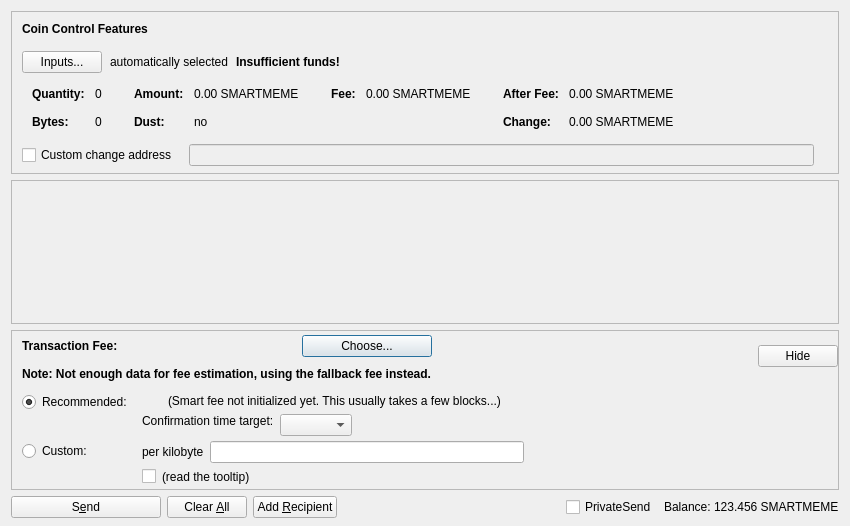
<?xml version="1.0" encoding="UTF-8"?>
<ui version="4.0">
 <class>SendCoinsDialog</class>
 <widget class="QDialog" name="SendCoinsDialog">
  <property name="geometry">
   <rect>
    <x>0</x>
    <y>0</y>
    <width>850</width>
    <height>526</height>
   </rect>
  </property>
  <property name="windowTitle">
   <string>Send Coins</string>
  </property>
  <layout class="QVBoxLayout" name="verticalLayout" stretch="0,1,0,0">
   <property name="bottomMargin">
    <number>8</number>
   </property>
   <item>
    <widget class="QFrame" name="frameCoinControl">
     <property name="sizePolicy">
      <sizepolicy hsizetype="Expanding" vsizetype="Expanding">
       <horstretch>0</horstretch>
       <verstretch>0</verstretch>
      </sizepolicy>
     </property>
     <property name="maximumSize">
      <size>
       <width>16777215</width>
       <height>16777215</height>
      </size>
     </property>
     <property name="frameShape">
      <enum>QFrame::StyledPanel</enum>
     </property>
     <property name="frameShadow">
      <enum>QFrame::Sunken</enum>
     </property>
     <layout class="QVBoxLayout" name="verticalLayoutCoinControl2">
      <property name="spacing">
       <number>0</number>
      </property>
      <property name="leftMargin">
       <number>0</number>
      </property>
      <property name="topMargin">
       <number>0</number>
      </property>
      <property name="rightMargin">
       <number>0</number>
      </property>
      <property name="bottomMargin">
       <number>6</number>
      </property>
      <item>
       <layout class="QVBoxLayout" name="verticalLayoutCoinControl" stretch="0,0,0,0,1">
        <property name="spacing">
         <number>0</number>
        </property>
        <property name="leftMargin">
         <number>10</number>
        </property>
        <property name="topMargin">
         <number>10</number>
        </property>
        <item>
         <layout class="QHBoxLayout" name="horizontalLayoutCoinControl1">
          <property name="bottomMargin">
           <number>15</number>
          </property>
          <item>
           <widget class="QLabel" name="labelCoinControlFeatures">
            <property name="sizePolicy">
             <sizepolicy hsizetype="Preferred" vsizetype="Maximum">
              <horstretch>0</horstretch>
              <verstretch>0</verstretch>
             </sizepolicy>
            </property>
            <property name="font">
             <font>
              <weight>75</weight>
              <bold>true</bold>
             </font>
            </property>
            <property name="styleSheet">
             <string notr="true">font-weight:bold;</string>
            </property>
            <property name="text">
             <string>Coin Control Features</string>
            </property>
           </widget>
          </item>
         </layout>
        </item>
        <item>
         <layout class="QHBoxLayout" name="horizontalLayoutCoinControl2" stretch="0,0,0,0">
          <property name="spacing">
           <number>8</number>
          </property>
          <property name="bottomMargin">
           <number>10</number>
          </property>
          <item>
           <widget class="QPushButton" name="pushButtonCoinControl">
            <property name="styleSheet">
             <string notr="true"/>
            </property>
            <property name="text">
             <string>Inputs...</string>
            </property>
            <property name="autoDefault">
             <bool>false</bool>
            </property>
           </widget>
          </item>
          <item>
           <widget class="QLabel" name="labelCoinControlAutomaticallySelected">
            <property name="text">
             <string>automatically selected</string>
            </property>
            <property name="margin">
             <number>5</number>
            </property>
           </widget>
          </item>
          <item>
           <widget class="QLabel" name="labelCoinControlInsuffFunds">
            <property name="font">
             <font>
              <weight>75</weight>
              <bold>true</bold>
             </font>
            </property>
            <property name="styleSheet">
             <string notr="true">font-weight:bold;</string>
            </property>
            <property name="text">
             <string>Insufficient funds!</string>
            </property>
            <property name="margin">
             <number>5</number>
            </property>
           </widget>
          </item>
          <item>
           <spacer name="horizontalSpacerCoinControl">
            <property name="orientation">
             <enum>Qt::Horizontal</enum>
            </property>
            <property name="sizeHint" stdset="0">
             <size>
              <width>40</width>
              <height>1</height>
             </size>
            </property>
           </spacer>
          </item>
         </layout>
        </item>
        <item>
         <widget class="QWidget" name="widgetCoinControl" native="true">
          <property name="sizePolicy">
           <sizepolicy hsizetype="Preferred" vsizetype="Preferred">
            <horstretch>0</horstretch>
            <verstretch>0</verstretch>
           </sizepolicy>
          </property>
          <property name="minimumSize">
           <size>
            <width>0</width>
            <height>0</height>
           </size>
          </property>
          <property name="styleSheet">
           <string notr="true"/>
          </property>
          <layout class="QHBoxLayout" name="horizontalLayoutCoinControl5">
           <property name="leftMargin">
            <number>0</number>
           </property>
           <property name="topMargin">
            <number>0</number>
           </property>
           <property name="rightMargin">
            <number>0</number>
           </property>
           <property name="bottomMargin">
            <number>0</number>
           </property>
           <item>
            <layout class="QHBoxLayout" name="horizontalLayoutCoinControl3" stretch="0,0,0,1">
             <property name="spacing">
              <number>20</number>
             </property>
             <property name="topMargin">
              <number>0</number>
             </property>
             <property name="bottomMargin">
              <number>10</number>
             </property>
             <item>
              <layout class="QFormLayout" name="formLayoutCoinControl1">
               <property name="horizontalSpacing">
                <number>10</number>
               </property>
               <property name="verticalSpacing">
                <number>14</number>
               </property>
               <property name="leftMargin">
                <number>10</number>
               </property>
               <property name="topMargin">
                <number>4</number>
               </property>
               <property name="rightMargin">
                <number>6</number>
               </property>
               <item row="0" column="0">
                <widget class="QLabel" name="labelCoinControlQuantityText">
                 <property name="font">
                  <font>
                   <weight>75</weight>
                   <bold>true</bold>
                  </font>
                 </property>
                 <property name="text">
                  <string>Quantity:</string>
                 </property>
                 <property name="margin">
                  <number>0</number>
                 </property>
                </widget>
               </item>
               <item row="0" column="1">
                <widget class="QLabel" name="labelCoinControlQuantity">
                 <property name="cursor">
                  <cursorShape>IBeamCursor</cursorShape>
                 </property>
                 <property name="contextMenuPolicy">
                  <enum>Qt::ActionsContextMenu</enum>
                 </property>
                 <property name="text">
                  <string notr="true">0</string>
                 </property>
                 <property name="margin">
                  <number>0</number>
                 </property>
                 <property name="textInteractionFlags">
                  <set>Qt::LinksAccessibleByMouse|Qt::TextSelectableByKeyboard|Qt::TextSelectableByMouse</set>
                 </property>
                </widget>
               </item>
               <item row="1" column="0">
                <widget class="QLabel" name="labelCoinControlBytesText">
                 <property name="font">
                  <font>
                   <weight>75</weight>
                   <bold>true</bold>
                  </font>
                 </property>
                 <property name="text">
                  <string>Bytes:</string>
                 </property>
                </widget>
               </item>
               <item row="1" column="1">
                <widget class="QLabel" name="labelCoinControlBytes">
                 <property name="cursor">
                  <cursorShape>IBeamCursor</cursorShape>
                 </property>
                 <property name="contextMenuPolicy">
                  <enum>Qt::ActionsContextMenu</enum>
                 </property>
                 <property name="text">
                  <string notr="true">0</string>
                 </property>
                 <property name="textInteractionFlags">
                  <set>Qt::LinksAccessibleByMouse|Qt::TextSelectableByKeyboard|Qt::TextSelectableByMouse</set>
                 </property>
                </widget>
               </item>
              </layout>
             </item>
             <item>
              <layout class="QFormLayout" name="formLayoutCoinControl2">
               <property name="horizontalSpacing">
                <number>10</number>
               </property>
               <property name="verticalSpacing">
                <number>14</number>
               </property>
               <property name="leftMargin">
                <number>6</number>
               </property>
               <property name="topMargin">
                <number>4</number>
               </property>
               <property name="rightMargin">
                <number>6</number>
               </property>
               <item row="0" column="0">
                <widget class="QLabel" name="labelCoinControlAmountText">
                 <property name="font">
                  <font>
                   <weight>75</weight>
                   <bold>true</bold>
                  </font>
                 </property>
                 <property name="text">
                  <string>Amount:</string>
                 </property>
                 <property name="margin">
                  <number>0</number>
                 </property>
                </widget>
               </item>
               <item row="0" column="1">
                <widget class="QLabel" name="labelCoinControlAmount">
                 <property name="cursor">
                  <cursorShape>IBeamCursor</cursorShape>
                 </property>
                 <property name="contextMenuPolicy">
                  <enum>Qt::ActionsContextMenu</enum>
                 </property>
                 <property name="text">
                  <string notr="true">0.00 SMARTMEME</string>
                 </property>
                 <property name="textInteractionFlags">
                  <set>Qt::LinksAccessibleByMouse|Qt::TextSelectableByKeyboard|Qt::TextSelectableByMouse</set>
                 </property>
                </widget>
               </item>
               <item row="1" column="0">
                <widget class="QLabel" name="labelCoinControlLowOutputText">
                 <property name="font">
                  <font>
                   <weight>75</weight>
                   <bold>true</bold>
                  </font>
                 </property>
                 <property name="text">
                  <string>Dust:</string>
                 </property>
                </widget>
               </item>
               <item row="1" column="1">
                <widget class="QLabel" name="labelCoinControlLowOutput">
                 <property name="cursor">
                  <cursorShape>IBeamCursor</cursorShape>
                 </property>
                 <property name="contextMenuPolicy">
                  <enum>Qt::ActionsContextMenu</enum>
                 </property>
                 <property name="text">
                  <string notr="true">no</string>
                 </property>
                 <property name="textInteractionFlags">
                  <set>Qt::LinksAccessibleByMouse|Qt::TextSelectableByKeyboard|Qt::TextSelectableByMouse</set>
                 </property>
                </widget>
               </item>
              </layout>
             </item>
             <item>
              <layout class="QFormLayout" name="formLayoutCoinControl3">
               <property name="horizontalSpacing">
                <number>10</number>
               </property>
               <property name="verticalSpacing">
                <number>14</number>
               </property>
               <property name="leftMargin">
                <number>6</number>
               </property>
               <property name="topMargin">
                <number>4</number>
               </property>
               <property name="rightMargin">
                <number>6</number>
               </property>
               <item row="0" column="0">
                <widget class="QLabel" name="labelCoinControlFeeText">
                 <property name="font">
                  <font>
                   <weight>75</weight>
                   <bold>true</bold>
                  </font>
                 </property>
                 <property name="text">
                  <string>Fee:</string>
                 </property>
                 <property name="margin">
                  <number>0</number>
                 </property>
                </widget>
               </item>
               <item row="0" column="1">
                <widget class="QLabel" name="labelCoinControlFee">
                 <property name="cursor">
                  <cursorShape>IBeamCursor</cursorShape>
                 </property>
                 <property name="contextMenuPolicy">
                  <enum>Qt::ActionsContextMenu</enum>
                 </property>
                 <property name="text">
                  <string notr="true">0.00 SMARTMEME</string>
                 </property>
                 <property name="textInteractionFlags">
                  <set>Qt::LinksAccessibleByMouse|Qt::TextSelectableByKeyboard|Qt::TextSelectableByMouse</set>
                 </property>
                </widget>
               </item>
              </layout>
             </item>
             <item>
              <layout class="QFormLayout" name="formLayoutCoinControl4">
               <property name="horizontalSpacing">
                <number>10</number>
               </property>
               <property name="verticalSpacing">
                <number>14</number>
               </property>
               <property name="leftMargin">
                <number>6</number>
               </property>
               <property name="topMargin">
                <number>4</number>
               </property>
               <property name="rightMargin">
                <number>6</number>
               </property>
               <item row="0" column="0">
                <widget class="QLabel" name="labelCoinControlAfterFeeText">
                 <property name="font">
                  <font>
                   <weight>75</weight>
                   <bold>true</bold>
                  </font>
                 </property>
                 <property name="text">
                  <string>After Fee:</string>
                 </property>
                 <property name="margin">
                  <number>0</number>
                 </property>
                </widget>
               </item>
               <item row="0" column="1">
                <widget class="QLabel" name="labelCoinControlAfterFee">
                 <property name="cursor">
                  <cursorShape>IBeamCursor</cursorShape>
                 </property>
                 <property name="contextMenuPolicy">
                  <enum>Qt::ActionsContextMenu</enum>
                 </property>
                 <property name="text">
                  <string notr="true">0.00 SMARTMEME</string>
                 </property>
                 <property name="textInteractionFlags">
                  <set>Qt::LinksAccessibleByMouse|Qt::TextSelectableByKeyboard|Qt::TextSelectableByMouse</set>
                 </property>
                </widget>
               </item>
               <item row="1" column="0">
                <widget class="QLabel" name="labelCoinControlChangeText">
                 <property name="font">
                  <font>
                   <weight>75</weight>
                   <bold>true</bold>
                  </font>
                 </property>
                 <property name="text">
                  <string>Change:</string>
                 </property>
                </widget>
               </item>
               <item row="1" column="1">
                <widget class="QLabel" name="labelCoinControlChange">
                 <property name="cursor">
                  <cursorShape>IBeamCursor</cursorShape>
                 </property>
                 <property name="contextMenuPolicy">
                  <enum>Qt::ActionsContextMenu</enum>
                 </property>
                 <property name="text">
                  <string notr="true">0.00 SMARTMEME</string>
                 </property>
                 <property name="textInteractionFlags">
                  <set>Qt::LinksAccessibleByMouse|Qt::TextSelectableByKeyboard|Qt::TextSelectableByMouse</set>
                 </property>
                </widget>
               </item>
              </layout>
             </item>
            </layout>
           </item>
          </layout>
         </widget>
        </item>
        <item>
         <layout class="QHBoxLayout" name="horizontalLayoutCoinControl4" stretch="0,0,0">
          <property name="spacing">
           <number>12</number>
          </property>
          <property name="sizeConstraint">
           <enum>QLayout::SetDefaultConstraint</enum>
          </property>
          <property name="topMargin">
           <number>5</number>
          </property>
          <property name="rightMargin">
           <number>5</number>
          </property>
          <item>
           <widget class="QCheckBox" name="checkBoxCoinControlChange">
            <property name="toolTip">
             <string>If this is activated, but the change address is empty or invalid, change will be sent to a newly generated address.</string>
            </property>
            <property name="text">
             <string>Custom change address</string>
            </property>
           </widget>
          </item>
          <item>
           <widget class="QValidatedLineEdit" name="lineEditCoinControlChange">
            <property name="enabled">
             <bool>false</bool>
            </property>
            <property name="sizePolicy">
             <sizepolicy hsizetype="Expanding" vsizetype="Fixed">
              <horstretch>0</horstretch>
              <verstretch>0</verstretch>
             </sizepolicy>
            </property>
           </widget>
          </item>
          <item>
           <widget class="QLabel" name="labelCoinControlChangeLabel">
            <property name="sizePolicy">
             <sizepolicy hsizetype="Preferred" vsizetype="Expanding">
              <horstretch>0</horstretch>
              <verstretch>0</verstretch>
             </sizepolicy>
            </property>
            <property name="minimumSize">
             <size>
              <width>0</width>
              <height>0</height>
             </size>
            </property>
            <property name="text">
             <string/>
            </property>
            <property name="margin">
             <number>3</number>
            </property>
           </widget>
          </item>
         </layout>
        </item>
        <item>
         <spacer name="verticalSpacerCoinControl">
          <property name="orientation">
           <enum>Qt::Vertical</enum>
          </property>
          <property name="sizeHint" stdset="0">
           <size>
            <width>800</width>
            <height>1</height>
           </size>
          </property>
         </spacer>
        </item>
       </layout>
      </item>
     </layout>
    </widget>
   </item>
   <item>
    <widget class="QScrollArea" name="scrollArea">
     <property name="widgetResizable">
      <bool>true</bool>
     </property>
     <widget class="QWidget" name="scrollAreaWidgetContents">
      <property name="geometry">
       <rect>
        <x>0</x>
        <y>0</y>
        <width>830</width>
        <height>68</height>
       </rect>
      </property>
      <layout class="QVBoxLayout" name="verticalLayout_2" stretch="0,1">
       <property name="leftMargin">
        <number>0</number>
       </property>
       <property name="topMargin">
        <number>0</number>
       </property>
       <property name="rightMargin">
        <number>0</number>
       </property>
       <property name="bottomMargin">
        <number>0</number>
       </property>
       <item>
        <layout class="QVBoxLayout" name="entries">
         <property name="spacing">
          <number>6</number>
         </property>
        </layout>
       </item>
       <item>
        <spacer name="verticalSpacer">
         <property name="orientation">
          <enum>Qt::Vertical</enum>
         </property>
         <property name="sizeHint" stdset="0">
          <size>
           <width>20</width>
           <height>40</height>
          </size>
         </property>
        </spacer>
       </item>
      </layout>
     </widget>
    </widget>
   </item>
   <item>
    <widget class="QFrame" name="frameFee">
     <property name="sizePolicy">
      <sizepolicy hsizetype="Expanding" vsizetype="Expanding">
       <horstretch>0</horstretch>
       <verstretch>0</verstretch>
      </sizepolicy>
     </property>
     <property name="maximumSize">
      <size>
       <width>16777215</width>
       <height>16777215</height>
      </size>
     </property>
     <property name="frameShape">
      <enum>QFrame::StyledPanel</enum>
     </property>
     <property name="frameShadow">
      <enum>QFrame::Sunken</enum>
     </property>
     <layout class="QVBoxLayout" name="verticalLayoutFee1">
      <property name="spacing">
       <number>0</number>
      </property>
      <property name="leftMargin">
       <number>0</number>
      </property>
      <property name="topMargin">
       <number>0</number>
      </property>
      <property name="rightMargin">
       <number>0</number>
      </property>
      <property name="bottomMargin">
       <number>0</number>
      </property>
      <item>
       <layout class="QVBoxLayout" name="verticalLayoutFee2" stretch="0,0,0">
        <property name="spacing">
         <number>0</number>
        </property>
        <property name="leftMargin">
         <number>10</number>
        </property>
        <property name="topMargin">
         <number>0</number>
        </property>
        <item>
         <layout class="QHBoxLayout" name="horizontalLayoutFee1">
          <property name="bottomMargin">
           <number>0</number>
          </property>
          <item>
           <layout class="QVBoxLayout" name="verticalLayoutFee7">
            <property name="spacing">
             <number>0</number>
            </property>
            <item>
             <spacer name="verticalSpacerSmartFee">
              <property name="orientation">
               <enum>Qt::Vertical</enum>
              </property>
              <property name="sizeType">
               <enum>QSizePolicy::Fixed</enum>
              </property>
              <property name="sizeHint" stdset="0">
               <size>
                <width>1</width>
                <height>4</height>
               </size>
              </property>
             </spacer>
            </item>
            <item>
             <layout class="QHBoxLayout" name="horizontalLayoutSmartFee">
              <property name="spacing">
               <number>10</number>
              </property>
              <item>
               <widget class="QLabel" name="labelFeeHeadline">
                <property name="sizePolicy">
                 <sizepolicy hsizetype="Preferred" vsizetype="Maximum">
                  <horstretch>0</horstretch>
                  <verstretch>0</verstretch>
                 </sizepolicy>
                </property>
                <property name="font">
                 <font>
                  <weight>75</weight>
                  <bold>true</bold>
                 </font>
                </property>
                <property name="styleSheet">
                 <string notr="true">font-weight:bold;</string>
                </property>
                <property name="text">
                 <string>Transaction Fee:</string>
                </property>
               </widget>
              </item>
              <item>
               <widget class="QLabel" name="labelFeeMinimized">
                <property name="text">
                 <string/>
                </property>
               </widget>
              </item>
              <item>
               <widget class="QPushButton" name="buttonChooseFee">
                <property name="text">
                 <string>Choose...</string>
                </property>
               </widget>
              </item>
             </layout>
            </item>
            <item>
             <spacer name="verticalSpacer_7">
              <property name="orientation">
               <enum>Qt::Vertical</enum>
              </property>
              <property name="sizeHint" stdset="0">
               <size>
                <width>1</width>
                <height>10</height>
               </size>
              </property>
             </spacer>
            </item>
            <item>
             <widget class="QLabel" name="fallbackFeeWarningLabel">
              <property name="font">
               <font>
                <weight>75</weight>
                <bold>true</bold>
               </font>
              </property>
              <property name="toolTip">
               <string>Using the fallbackfee can result in sending a transaction that will take several hours or days (or never) to confirm. Consider choosing your fee manually or wait until you have validated the complete chain.</string>
              </property>
              <property name="text">
               <string>Note: Not enough data for fee estimation, using the fallback fee instead.</string>
              </property>
              <property name="wordWrap">
               <bool>false</bool>
              </property>
             </widget>
            </item>
            <item>
             <spacer name="verticalSpacer_5">
              <property name="orientation">
               <enum>Qt::Vertical</enum>
              </property>
              <property name="sizeHint" stdset="0">
               <size>
                <width>1</width>
                <height>1</height>
               </size>
              </property>
             </spacer>
            </item>
           </layout>
          </item>
          <item>
           <spacer name="horizontalSpacer_4">
            <property name="orientation">
             <enum>Qt::Horizontal</enum>
            </property>
            <property name="sizeHint" stdset="0">
             <size>
              <width>1</width>
              <height>1</height>
             </size>
            </property>
           </spacer>
          </item>
          <item>
           <widget class="QPushButton" name="buttonMinimizeFee">
            <property name="toolTip">
             <string>collapse fee-settings</string>
            </property>
            <property name="text">
             <string>Hide</string>
            </property>
           </widget>
          </item>
         </layout>
        </item>
        <item>
         <widget class="QFrame" name="frameFeeSelection">
          <layout class="QVBoxLayout" name="verticalLayoutFee12">
           <property name="spacing">
            <number>0</number>
           </property>
           <property name="leftMargin">
            <number>0</number>
           </property>
           <property name="topMargin">
            <number>0</number>
           </property>
           <property name="rightMargin">
            <number>0</number>
           </property>
           <property name="bottomMargin">
            <number>0</number>
           </property>
           <item>
            <layout class="QGridLayout" name="gridLayoutFee">
             <property name="topMargin">
              <number>10</number>
             </property>
             <property name="bottomMargin">
              <number>4</number>
             </property>
             <property name="horizontalSpacing">
              <number>10</number>
             </property>
             <property name="verticalSpacing">
              <number>4</number>
             </property>
             <item row="1" column="1">
              <layout class="QVBoxLayout" name="verticalLayoutFee8">
               <property name="spacing">
                <number>6</number>
               </property>
               <item>
                <layout class="QHBoxLayout" name="horizontalLayoutFee13">
                 <item>
                  <widget class="QLabel" name="labelCustomPerKilobyte">
                   <property name="toolTip">
                    <string>If the custom fee is set to 1000 duffs and the transaction is only 250 bytes, then &quot;per kilobyte&quot; only pays 250 duffs in fee,&lt;br /&gt;while &quot;at least&quot; pays 1000 duffs. For transactions bigger than a kilobyte both pay by kilobyte.</string>
                   </property>
                   <property name="text">
                    <string>per kilobyte</string>
                   </property>
                  </widget>
                 </item>
                 <item>
                  <widget class="BitcoinAmountField" name="customFee"/>
                 </item>
                 <item>
                  <spacer name="horizontalSpacer_6">
                   <property name="orientation">
                    <enum>Qt::Horizontal</enum>
                   </property>
                   <property name="sizeHint" stdset="0">
                    <size>
                     <width>1</width>
                     <height>1</height>
                    </size>
                   </property>
                  </spacer>
                 </item>
                </layout>
               </item>
               <item>
                <layout class="QHBoxLayout" name="horizontalLayoutFee8">
                 <item>
                  <widget class="QCheckBox" name="checkBoxMinimumFee">
                   <property name="toolTip">
                    <string>Paying only the minimum fee is just fine as long as there is less transaction volume than space in the blocks.&lt;br /&gt;But be aware that this can end up in a never confirming transaction once there is more demand for smartmeme transactions than the network can process.</string>
                   </property>
                   <property name="text">
                    <string/>
                   </property>
                  </widget>
                 </item>
                 <item>
                  <widget class="QLabel" name="labelMinFeeWarning">
                   <property name="enabled">
                    <bool>true</bool>
                   </property>
                   <property name="toolTip">
                    <string>Paying only the minimum fee is just fine as long as there is less transaction volume than space in the blocks.&lt;br /&gt;But be aware that this can end up in a never confirming transaction once there is more demand for smartmeme transactions than the network can process.</string>
                   </property>
                   <property name="text">
                    <string>(read the tooltip)</string>
                   </property>
                   <property name="margin">
                    <number>5</number>
                   </property>
                  </widget>
                 </item>
                 <item>
                  <spacer name="horizontalSpacer_2">
                   <property name="orientation">
                    <enum>Qt::Horizontal</enum>
                   </property>
                   <property name="sizeHint" stdset="0">
                    <size>
                     <width>1</width>
                     <height>1</height>
                    </size>
                   </property>
                  </spacer>
                 </item>
                </layout>
               </item>
              </layout>
             </item>
             <item row="0" column="0">
              <layout class="QVBoxLayout" name="verticalLayoutFee4" stretch="0,1">
               <item>
                <widget class="QRadioButton" name="radioSmartFee">
                 <property name="text">
                  <string>Recommended:</string>
                 </property>
                 <property name="checked">
                  <bool>true</bool>
                 </property>
                 <attribute name="buttonGroup">
                  <string notr="true">groupFee</string>
                 </attribute>
                </widget>
               </item>
               <item>
                <spacer name="verticalSpacer_2">
                 <property name="orientation">
                  <enum>Qt::Vertical</enum>
                 </property>
                 <property name="sizeHint" stdset="0">
                  <size>
                   <width>1</width>
                   <height>1</height>
                  </size>
                 </property>
                </spacer>
               </item>
              </layout>
             </item>
             <item row="1" column="0">
              <layout class="QVBoxLayout" name="verticalLayoutFee9" stretch="0,1">
               <item>
                <widget class="QRadioButton" name="radioCustomFee">
                 <property name="text">
                  <string>Custom:</string>
                 </property>
                 <attribute name="buttonGroup">
                  <string notr="true">groupFee</string>
                 </attribute>
                </widget>
               </item>
               <item>
                <spacer name="verticalSpacer_6">
                 <property name="orientation">
                  <enum>Qt::Vertical</enum>
                 </property>
                 <property name="sizeHint" stdset="0">
                  <size>
                   <width>1</width>
                   <height>1</height>
                  </size>
                 </property>
                </spacer>
               </item>
              </layout>
             </item>
             <item row="0" column="1">
              <layout class="QVBoxLayout" name="verticalLayoutFee3" stretch="0,0,1">
               <property name="spacing">
                <number>6</number>
               </property>
               <property name="topMargin">
                <number>2</number>
               </property>
               <item>
                <layout class="QHBoxLayout" name="horizontalLayoutFee12">
                 <item>
                  <widget class="QLabel" name="labelSmartFee">
                   <property name="text">
                    <string/>
                   </property>
                   <property name="margin">
                    <number>2</number>
                   </property>
                  </widget>
                 </item>
                 <item>
                  <widget class="QLabel" name="labelFeeEstimation">
                   <property name="text">
                    <string/>
                   </property>
                  </widget>
                 </item>
                 <item>
                  <widget class="QLabel" name="labelSmartFee2">
                   <property name="text">
                    <string>(Smart fee not initialized yet. This usually takes a few blocks...)</string>
                   </property>
                   <property name="margin">
                    <number>2</number>
                   </property>
                  </widget>
                 </item>
                 <item>
                  <spacer name="horizontalSpacer_5">
                   <property name="orientation">
                    <enum>Qt::Horizontal</enum>
                   </property>
                   <property name="sizeHint" stdset="0">
                    <size>
                     <width>1</width>
                     <height>1</height>
                    </size>
                   </property>
                  </spacer>
                 </item>
                </layout>
               </item>
               <item>
                <layout class="QHBoxLayout" name="horizontalLayoutFee9">
                 <item>
                  <layout class="QVBoxLayout" name="verticalLayoutFee6">
                   <item>
                    <widget class="QLabel" name="labelSmartFee3">
                     <property name="text">
                      <string>Confirmation time target:</string>
                     </property>
                     <property name="margin">
                      <number>2</number>
                     </property>
                    </widget>
                   </item>
                   <item>
                    <spacer name="verticalSpacer_3">
                     <property name="orientation">
                      <enum>Qt::Vertical</enum>
                     </property>
                     <property name="sizeHint" stdset="0">
                      <size>
                       <width>1</width>
                       <height>1</height>
                      </size>
                     </property>
                    </spacer>
                   </item>
                  </layout>
                 </item>
                 <item>
                  <layout class="QVBoxLayout" name="verticalLayoutFee5">
                   <property name="rightMargin">
                    <number>30</number>
                   </property>
                   <item>
                    <layout class="QHBoxLayout" name="horizontalLayoutConfTarget">
                     <property name="bottomMargin">
                      <number>0</number>
                     </property>
                     <item>
                      <widget class="QComboBox" name="confTargetSelector"/>
                     </item>
                     <item>
                      <spacer name="horizontalSpacerConfTarget">
                       <property name="orientation">
                        <enum>Qt::Horizontal</enum>
                       </property>
                       <property name="sizeHint" stdset="0">
                        <size>
                         <width>40</width>
                         <height>20</height>
                        </size>
                       </property>
                      </spacer>
                     </item>
                    </layout>
                   </item>
                  </layout>
                 </item>
                </layout>
               </item>
               <item>
                <spacer name="verticalSpacer_4">
                 <property name="orientation">
                  <enum>Qt::Vertical</enum>
                 </property>
                 <property name="sizeHint" stdset="0">
                  <size>
                   <width>1</width>
                   <height>1</height>
                  </size>
                 </property>
                </spacer>
               </item>
              </layout>
             </item>
            </layout>
           </item>
          </layout>
         </widget>
        </item>
        <item>
         <spacer name="verticalSpacerFee">
          <property name="orientation">
           <enum>Qt::Vertical</enum>
          </property>
          <property name="sizeHint" stdset="0">
           <size>
            <width>800</width>
            <height>1</height>
           </size>
          </property>
         </spacer>
        </item>
       </layout>
      </item>
     </layout>
    </widget>
   </item>
   <item>
    <layout class="QHBoxLayout" name="horizontalLayout">
     <item>
      <widget class="QPushButton" name="sendButton">
       <property name="minimumSize">
        <size>
         <width>150</width>
         <height>0</height>
        </size>
       </property>
       <property name="toolTip">
        <string>Confirm the send action</string>
       </property>
       <property name="text">
        <string>S&amp;end</string>
       </property>
       <property name="autoDefault">
        <bool>false</bool>
       </property>
       <property name="default">
        <bool>false</bool>
       </property>
      </widget>
     </item>
     <item>
      <widget class="QPushButton" name="clearButton">
       <property name="sizePolicy">
        <sizepolicy hsizetype="Minimum" vsizetype="Fixed">
         <horstretch>0</horstretch>
         <verstretch>0</verstretch>
        </sizepolicy>
       </property>
       <property name="toolTip">
        <string>Clear all fields of the form.</string>
       </property>
       <property name="text">
        <string>Clear &amp;All</string>
       </property>
       <property name="autoDefault">
        <bool>false</bool>
       </property>
      </widget>
     </item>
     <item>
      <widget class="QPushButton" name="addButton">
       <property name="toolTip">
        <string>Send to multiple recipients at once</string>
       </property>
       <property name="text">
        <string>Add &amp;Recipient</string>
       </property>
       <property name="autoDefault">
        <bool>false</bool>
       </property>
      </widget>
     </item>
     <item>
      <spacer name="horizontalSpacer">
       <property name="orientation">
        <enum>Qt::Horizontal</enum>
       </property>
       <property name="sizeHint" stdset="0">
        <size>
         <width>40</width>
         <height>20</height>
        </size>
       </property>
      </spacer>
     </item>
     <item>
      <layout class="QHBoxLayout" name="horizontalLayout_2">
       <property name="spacing">
        <number>3</number>
       </property>
       <item>
        <widget class="QCheckBox" name="checkUsePrivateSend">
         <property name="minimumSize">
          <size>
           <width>95</width>
           <height>0</height>
          </size>
         </property>
         <property name="text">
          <string>PrivateSend</string>
         </property>
         <property name="checked">
          <bool>false</bool>
         </property>
        </widget>
       </item>
       <item>
        <widget class="QLabel" name="label">
         <property name="text">
          <string>Balance:</string>
         </property>
        </widget>
       </item>
       <item>
        <widget class="QLabel" name="labelBalance">
         <property name="sizePolicy">
          <sizepolicy hsizetype="Preferred" vsizetype="Fixed">
           <horstretch>0</horstretch>
           <verstretch>0</verstretch>
          </sizepolicy>
         </property>
         <property name="cursor">
          <cursorShape>IBeamCursor</cursorShape>
         </property>
         <property name="text">
          <string notr="true">123.456 SMARTMEME</string>
         </property>
         <property name="textInteractionFlags">
          <set>Qt::LinksAccessibleByMouse|Qt::TextSelectableByKeyboard|Qt::TextSelectableByMouse</set>
         </property>
        </widget>
       </item>
      </layout>
     </item>
    </layout>
   </item>
  </layout>
 </widget>
 <customwidgets>
  <customwidget>
   <class>QValidatedLineEdit</class>
   <extends>QLineEdit</extends>
   <header>qvalidatedlineedit.h</header>
  </customwidget>
  <customwidget>
   <class>BitcoinAmountField</class>
   <extends>QLineEdit</extends>
   <header>bitcoinamountfield.h</header>
   <container>1</container>
  </customwidget>
 </customwidgets>
 <resources>
  <include location="../smartmeme.qrc"/>
 </resources>
 <connections/>
 <buttongroups>
  <buttongroup name="groupFee"/>
 </buttongroups>
</ui>
